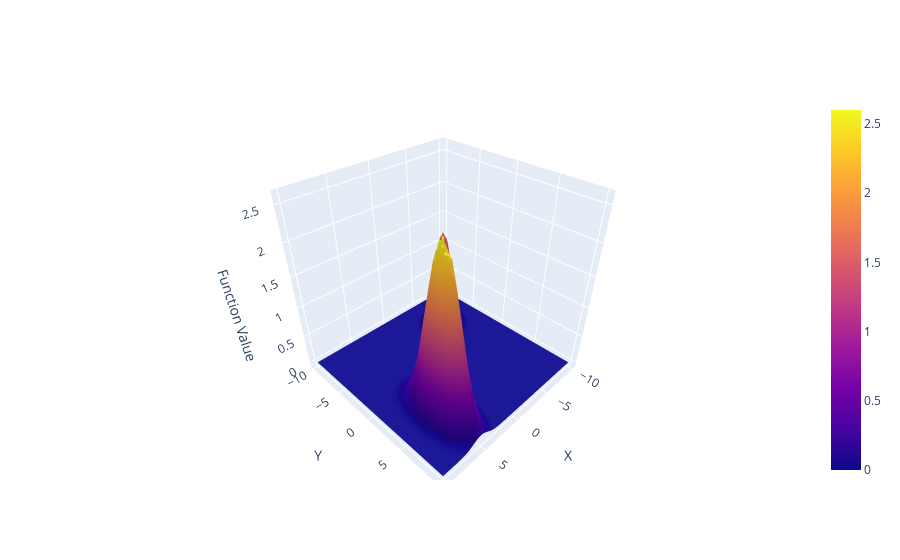

Here is the notebook cell this chart was saved with:
### Code cell
# Create a 3D surface plot
fig = go.Figure()
x = np.linspace(-10, 10, 100)
y = np.linspace(-10, 10, 100)
x, y = np.meshgrid(x, y)
fig.add_trace(go.Surface(z=data_list[3], x=x, y=y))
# Set axis labels
fig.update_layout(scene=dict(xaxis_title='X', yaxis_title='Y', zaxis_title='Function Value'))
# Show the plot
fig.show()

### Figure 1 — Plotly figure (JSON) as saved in the notebook; plotly's stock layout.template omitted (floating-point values rounded to 4 significant figures; data arrays with more than 128 entries replaced by an {"elided": "..."} marker saying what was removed)
{"data": [{"type": "surface", "x": {"elided": "100x100 float values"}, "y": {"elided": "100x100 float values"}, "z": {"elided": "100x100 float values"}}], "layout": {"scene": {"xaxis": {"title": {"text": "X"}}, "yaxis": {"title": {"text": "Y"}}, "zaxis": {"title": {"text": "Function Value"}}}}}
